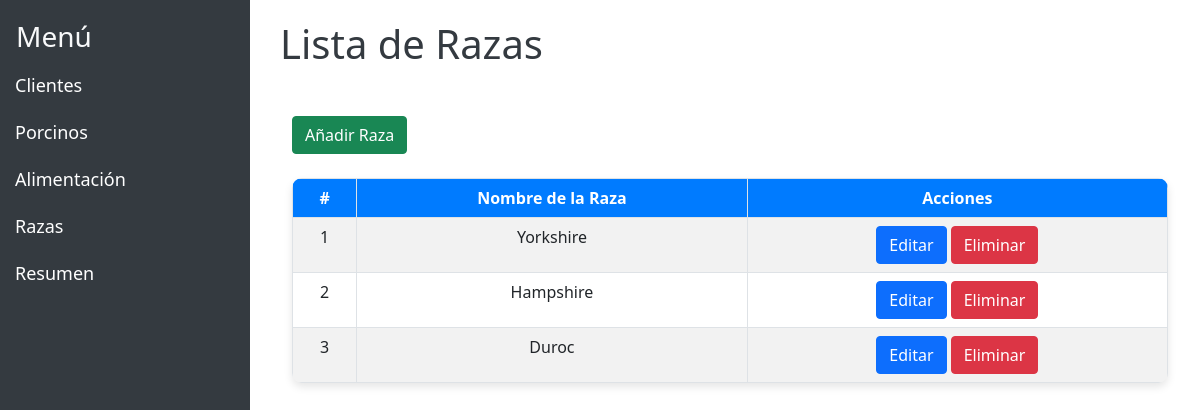
The app's page /breeds/ with its own data.
### myapp/models.py (models this page shows, shortened)
class Breed(models.Model):
    id_breed = models.AutoField(primary_key=True)
    breed_name = models.CharField(max_length=100, unique=True)
    class Meta:
        db_table = "tbl_breeds"
        verbose_name = "Breed"
        verbose_name_plural = "Breeds"

### myapp/views.py (the view)
# urls.py: path('breeds/', views.breed_list, name='breed_list'),
def breed_list(request):
    breeds = Breed.objects.all()
    return render(request, 'myapp/breeds.html', {'breeds': breeds})

### myapp/templates/myapp/breeds.html (shortened to what this page needs)
<html lang="es">
<head>
    <link href="https://cdn.jsdelivr.net/npm/bootstrap@5.0.0-beta1/dist/css/bootstrap.min.css" rel="stylesheet">
        <link rel="stylesheet" href="../static/css/style.css">
      </head>
      <body>
        {% extends 'base.html' %}
{% block content %}
  <h1>Lista de Razas</h1>
        <div class="container mt-5">
          <div class="d-flex justify-content-between align-items-center mb-4">
            <a href="{% url 'add_breed' %}" class="btn btn-success">Añadir Raza</a>
          </div>
          <table class="table table-hover table-bordered table-striped">
            <thead class="text-center">
              <tr>
                <th>#</th>
                <th>Nombre de la Raza</th>
                <th>Acciones</th>
              </tr>
            </thead>
            <tbody class="text-center">
              {% for breed in breeds %}
              <tr>
                <td>{{ forloop.counter }}</td>
                <td>{{ breed.breed_name }}</td>
                <td>
                  <a href="{% url 'edit_breed' breed.id_breed %}" class="btn btn-primary">Editar</a>
                  <a href="{% url 'delete_breed' breed.id_breed %}" class="btn btn-danger">Eliminar</a>
                </td>
              </tr>
              {% endfor %}
            </tbody>
          </table>
        </div>
      </body>
      {% endblock %}

### myapp/static/css/style.css (style rules this page uses)
body { font-family: Arial, sans-serif; background-color: #f4f4f4; color: #333; }
.container { margin-top: 50px; }
.table { box-shadow: 0px 4px 8px rgba(0, 0, 0, 0.1); border-radius: 10px; overflow: hidden; }
h1 { font-weight: bold; color: #343a40; }
thead { background-color: #007bff; color: white; }

### records on screen
Breed: breed_name "Yorkshire"
Breed: breed_name "Hampshire"
Breed: breed_name "Duroc"
